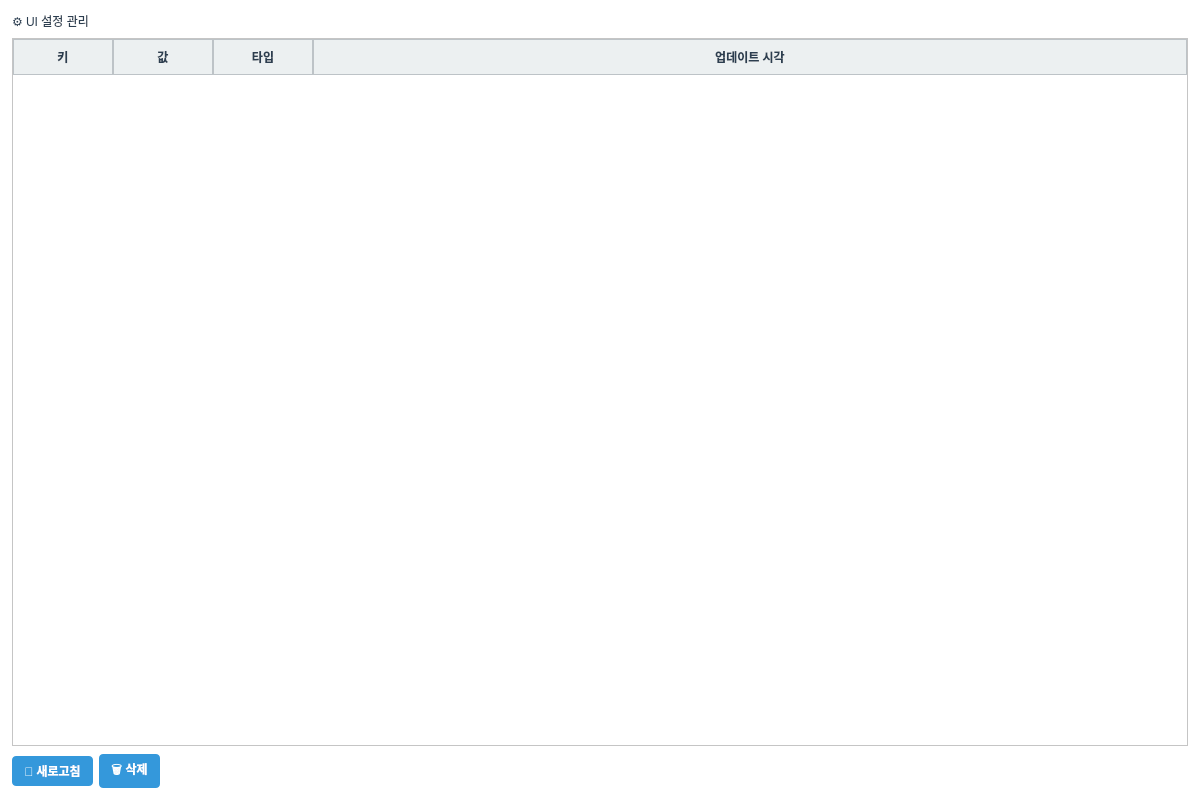
<?xml version="1.0" encoding="UTF-8"?>
<ui version="4.0">
 <class>SettingsTab</class>
 <widget class="QWidget" name="SettingsTab">
  <property name="geometry">
   <rect>
    <x>0</x>
    <y>0</y>
    <width>1200</width>
    <height>800</height>
   </rect>
  </property>
  <property name="windowTitle">
   <string>UI 설정 관리</string>
  </property>
  <property name="styleSheet">
   <string notr="true">QWidget {
    background-color: #FFFFFF;
    color: #2C3E50;
    font-family: &quot;맑은 고딕&quot;;
    font-size: 9pt;
}

QTabWidget::pane {
    border: 1px solid #BDC3C7;
    background-color: #FFFFFF;
}

QTabBar::tab {
    background-color: #ECF0F1;
    color: #2C3E50;
    padding: 8px 16px;
    margin-right: 2px;
    border: 1px solid #BDC3C7;
    border-bottom: none;
    border-top-left-radius: 4px;
    border-top-right-radius: 4px;
}

QTabBar::tab:selected {
    background-color: #3498DB;
    color: #FFFFFF;
    font-weight: bold;
}

QTabBar::tab:hover {
    background-color: #D5DBDB;
}

QTableWidget {
    gridline-color: #BDC3C7;
    background-color: #FFFFFF;
    alternate-background-color: #F8F9FA;
    selection-background-color: #3498DB;
    selection-color: #FFFFFF;
}

QTableWidget::item {
    padding: 4px;
    border: none;
}

QHeaderView::section {
    background-color: #ECF0F1;
    color: #2C3E50;
    padding: 6px;
    border: 1px solid #BDC3C7;
    font-weight: bold;
}

QLineEdit, QTextEdit, QPlainTextEdit {
    background-color: #FFFFFF;
    border: 1px solid #BDC3C7;
    border-radius: 3px;
    padding: 4px;
    color: #2C3E50;
}

QLineEdit:focus, QTextEdit:focus, QPlainTextEdit:focus {
    border: 2px solid #3498DB;
}

QPushButton {
    background-color: #3498DB;
    color: #FFFFFF;
    border: none;
    border-radius: 4px;
    padding: 6px 12px;
    font-weight: bold;
}

QPushButton:hover {
    background-color: #2980B9;
}

QPushButton:pressed {
    background-color: #1F618D;
}

QPushButton:disabled {
    background-color: #BDC3C7;
    color: #7F8C8D;
}

QLabel {
    color: #2C3E50;
    background-color: transparent;
}

QGroupBox {
    border: 2px solid #BDC3C7;
    border-radius: 5px;
    margin-top: 10px;
    padding-top: 10px;
    background-color: #F8F9FA;
}

QGroupBox::title {
    subcontrol-origin: margin;
    subcontrol-position: top left;
    padding: 0 5px;
    color: #2C3E50;
    font-weight: bold;
}

QProgressBar {
    border: 1px solid #BDC3C7;
    border-radius: 3px;
    text-align: center;
    background-color: #ECF0F1;
}

QProgressBar::chunk {
    background-color: #3498DB;
}</string>
  </property>
  <layout class="QVBoxLayout" name="verticalLayout">
   <property name="spacing">
    <number>8</number>
   </property>
   <property name="leftMargin">
    <number>12</number>
   </property>
   <property name="topMargin">
    <number>12</number>
   </property>
   <property name="rightMargin">
    <number>12</number>
   </property>
   <property name="bottomMargin">
    <number>12</number>
   </property>
   <item>
    <widget class="QLabel" name="label_title">
     <property name="text">
      <string>⚙️ UI 설정 관리</string>
     </property>
     <property name="styleSheet">
   <string notr="true">QWidget {
    background-color: #FFFFFF;
    color: #2C3E50;
    font-family: &quot;맑은 고딕&quot;;
    font-size: 9pt;
}

QTabWidget::pane {
    border: 1px solid #BDC3C7;
    background-color: #FFFFFF;
}

QTabBar::tab {
    background-color: #ECF0F1;
    color: #2C3E50;
    padding: 8px 16px;
    margin-right: 2px;
    border: 1px solid #BDC3C7;
    border-bottom: none;
    border-top-left-radius: 4px;
    border-top-right-radius: 4px;
}

QTabBar::tab:selected {
    background-color: #3498DB;
    color: #FFFFFF;
    font-weight: bold;
}

QTabBar::tab:hover {
    background-color: #D5DBDB;
}

QTableWidget {
    gridline-color: #BDC3C7;
    background-color: #FFFFFF;
    alternate-background-color: #F8F9FA;
    selection-background-color: #3498DB;
    selection-color: #FFFFFF;
}

QTableWidget::item {
    padding: 4px;
    border: none;
}

QHeaderView::section {
    background-color: #ECF0F1;
    color: #2C3E50;
    padding: 6px;
    border: 1px solid #BDC3C7;
    font-weight: bold;
}

QLineEdit, QTextEdit, QPlainTextEdit {
    background-color: #FFFFFF;
    border: 1px solid #BDC3C7;
    border-radius: 3px;
    padding: 4px;
    color: #2C3E50;
}

QLineEdit:focus, QTextEdit:focus, QPlainTextEdit:focus {
    border: 2px solid #3498DB;
}

QPushButton {
    background-color: #3498DB;
    color: #FFFFFF;
    border: none;
    border-radius: 4px;
    padding: 6px 12px;
    font-weight: bold;
}

QPushButton:hover {
    background-color: #2980B9;
}

QPushButton:pressed {
    background-color: #1F618D;
}

QPushButton:disabled {
    background-color: #BDC3C7;
    color: #7F8C8D;
}

QLabel {
    color: #2C3E50;
    background-color: transparent;
}

QGroupBox {
    border: 2px solid #BDC3C7;
    border-radius: 5px;
    margin-top: 10px;
    padding-top: 10px;
    background-color: #F8F9FA;
}

QGroupBox::title {
    subcontrol-origin: margin;
    subcontrol-position: top left;
    padding: 0 5px;
    color: #2C3E50;
    font-weight: bold;
}

QProgressBar {
    border: 1px solid #BDC3C7;
    border-radius: 3px;
    text-align: center;
    background-color: #ECF0F1;
}

QProgressBar::chunk {
    background-color: #3498DB;
}</string>
  </property>
    </widget>
   </item>
   <item>
    <widget class="QTableWidget" name="table_settings">
     <property name="alternatingRowColors">
      <bool>true</bool>
     </property>
     <property name="selectionBehavior">
      <enum>QAbstractItemView::SelectRows</enum>
     </property>
     <property name="columnCount">
      <number>4</number>
     </property>
     <attribute name="horizontalHeaderStretchLastSection">
      <bool>true</bool>
     </attribute>
     <column>
      <property name="text">
       <string>키</string>
      </property>
     </column>
     <column>
      <property name="text">
       <string>값</string>
      </property>
     </column>
     <column>
      <property name="text">
       <string>타입</string>
      </property>
     </column>
     <column>
      <property name="text">
       <string>업데이트 시각</string>
      </property>
     </column>
    </widget>
   </item>
   <item>
    <layout class="QHBoxLayout" name="horizontalLayout_buttons">
     <property name="spacing">
      <number>6</number>
     </property>
     <item>
      <widget class="QPushButton" name="btn_refresh">
       <property name="text">
        <string>🔄 새로고침</string>
       </property>
      </widget>
     </item>
     <item>
      <widget class="QPushButton" name="btn_delete">
       <property name="text">
        <string>🗑️ 삭제</string>
       </property>
      </widget>
     </item>
     <item>
      <spacer name="horizontalSpacer">
       <property name="orientation">
        <enum>Qt::Horizontal</enum>
       </property>
       <property name="sizeHint" stdset="0">
        <size>
         <width>40</width>
         <height>20</height>
        </size>
       </property>
      </spacer>
     </item>
    </layout>
   </item>
  </layout>
 </widget>
 <resources/>
 <connections/>
</ui>
